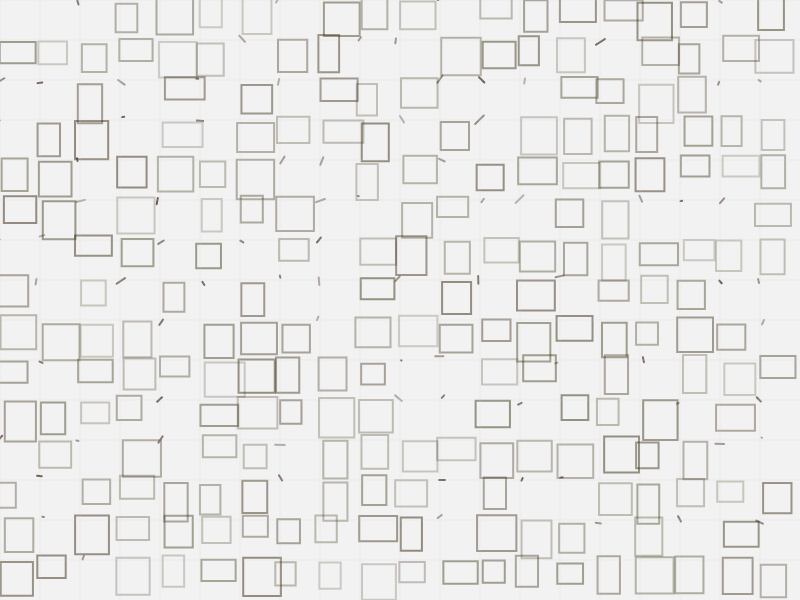
Frame 1 (no input)
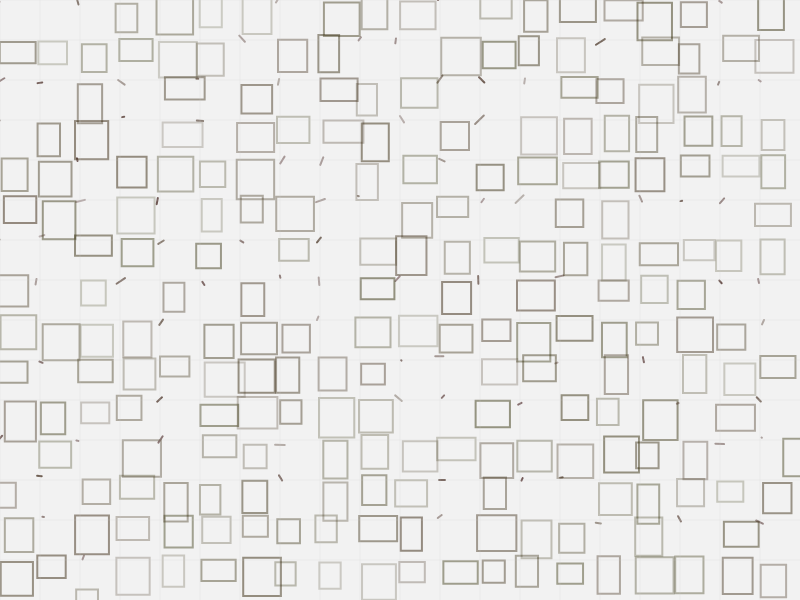
Frame 60 (no input)
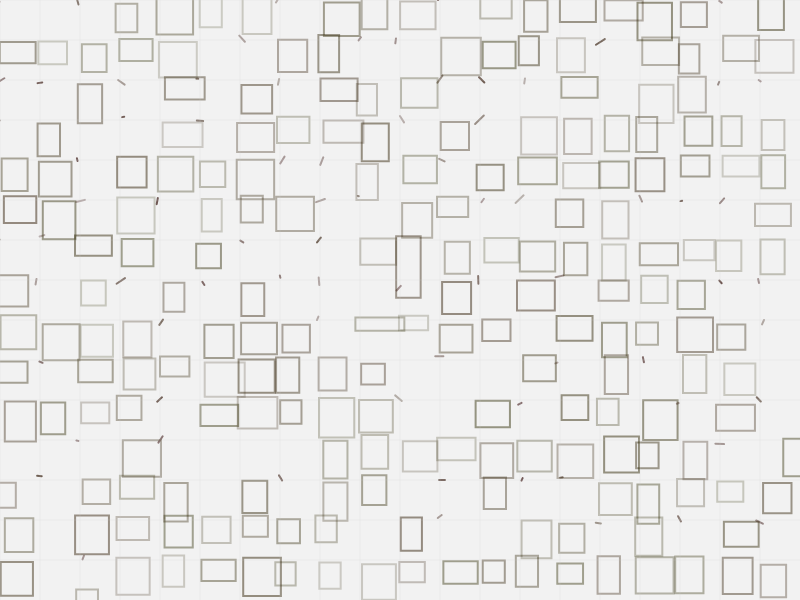
Frame 120 (the mouse pressed at the canvas centre since frame 60)

The p5.js sketch that drew these frames (run headless with seeded random() and noise() and a simulated clock; from frame 60 on, the mouse is pressed at the canvas centre):

// p5.js sketch
// ── sketch.js
let elements = [];
let gridSpacing = 40;
let canvasWidth, canvasHeight;

function setup() {
  canvasWidth = 800;
  canvasHeight = 600;
  createCanvas(canvasWidth, canvasHeight);
  colorMode(HSB, 360, 100, 100, 1);
  noFill();
  strokeWeight(2);

  // Initialize grid elements
  for (let x = 0; x < width; x += gridSpacing) {
    for (let y = 0; y < height; y += gridSpacing) {
      if (random() > 0.7) {
        elements.push({
          type: 'line',
          x1: x + random(-5, 5),
          y1: y + random(-5, 5),
          x2: x + random(-5, 5),
          y2: y + random(-5, 5),
          hue: random(0, 30),
          alpha: random(0.3, 0.7),
          lifespan: random(100, 300)
        });
      } else {
        elements.push({
          type: 'box',
          x: x + random(-5, 5),
          y: y + random(-5, 5),
          w: random(20, 40),
          h: random(20, 40),
          hue: random(30, 60),
          alpha: random(0.2, 0.5),
          lifespan: random(100, 300)
        });
      }
    }
  }
}

function draw() {
  background(0, 0, 95);

  // Update and display elements
  for (let i = elements.length - 1; i >= 0; i--) {
    let el = elements[i];
    el.lifespan--;
    
    if (el.lifespan <= 0) {
      elements.splice(i, 1);
      continue;
    }

    stroke(el.hue, 80, 20, el.alpha);
    
    if (el.type === 'line') {
      line(el.x1, el.y1, el.x2, el.y2);
    } else if (el.type === 'box') {
      rect(el.x, el.y, el.w, el.h);
    }
  }

  // Add new elements occasionally
  if (random() > 0.95) {
    if (random() > 0.5) {
      elements.push({
        type: 'line',
        x1: random(width),
        y1: random(height),
        x2: random(width),
        y2: random(height),
        hue: random(0, 30),
        alpha: random(0.3, 0.7),
        lifespan: random(100, 300)
      });
    } else {
      elements.push({
        type: 'box',
        x: random(width),
        y: random(height),
        w: random(20, 40),
        h: random(20, 40),
        hue: random(30, 60),
        alpha: random(0.2, 0.5),
        lifespan: random(100, 300)
      });
    }
  }

  // Simulate cursor interaction
  for (let i = 0; i < elements.length; i++) {
    let el = elements[i];
    if (el.type === 'line') {
      let dx = mouseX - (el.x1 + el.x2) / 2;
      let dy = mouseY - (el.y1 + el.y2) / 2;
      let distance = dist(mouseX, mouseY, (el.x1 + el.x2) / 2, (el.y1 + el.y2) / 2);
      
      if (distance < 50) {
        el.x1 += dx * 0.01;
        el.y1 += dy * 0.01;
        el.x2 += dx * 0.01;
        el.y2 += dy * 0.01;
      }
    } else if (el.type === 'box') {
      let dx = mouseX - (el.x + el.w / 2);
      let dy = mouseY - (el.y + el.h / 2);
      let distance = dist(mouseX, mouseY, el.x + el.w / 2, el.y + el.h / 2);
      
      if (distance < 50) {
        el.w += dx * 0.01;
        el.h += dy * 0.01;
        el.w = constrain(el.w, 10, 100);
        el.h = constrain(el.h, 10, 100);
      }
    }
  }

  // Draw a subtle grid overlay for structure
  stroke(0, 0, 80, 0.1);
  for (let x = 0; x < width; x += gridSpacing) {
    line(x, 0, x, height);
  }
  for (let y = 0; y < height; y += gridSpacing) {
    line(0, y, width, y);
  }
}
